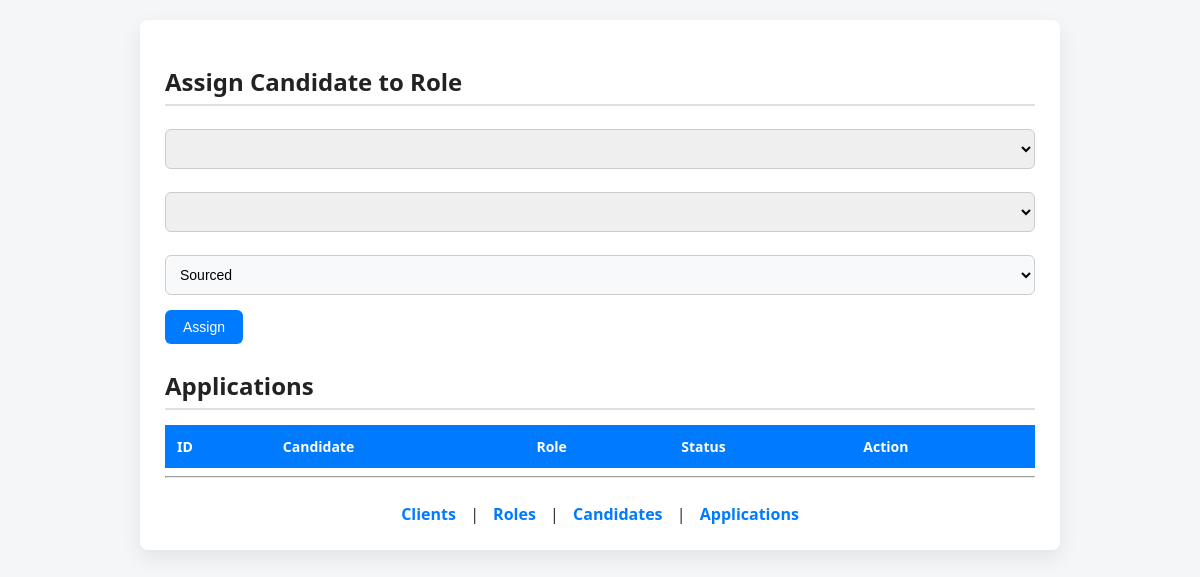
The app's page /applications, older data.
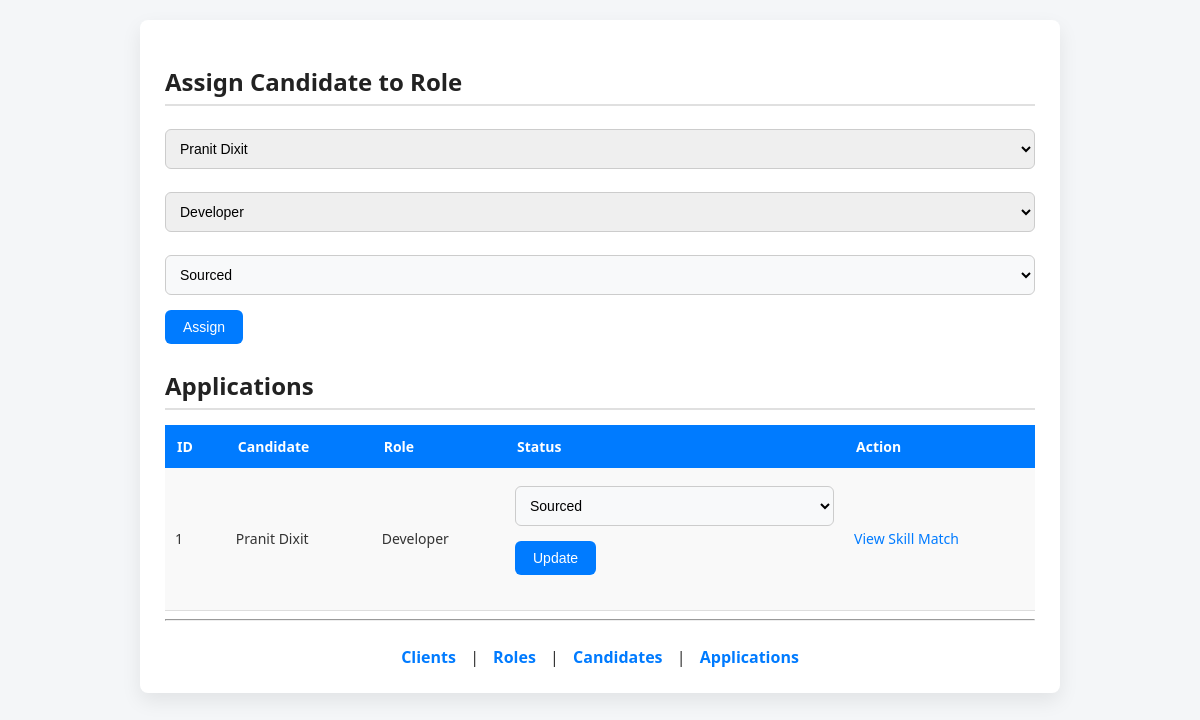
The same page, newer data.
### tables this page shows
CREATE TABLE Application (
    application_id INTEGER PRIMARY KEY AUTOINCREMENT,
    candidate_id INTEGER,
    role_id INTEGER,
    status TEXT,
    UNIQUE(candidate_id, role_id)
);

CREATE TABLE Candidate (
    candidate_id INTEGER PRIMARY KEY AUTOINCREMENT,
    name TEXT COLLATE NOCASE,
    linkedin_url TEXT COLLATE NOCASE,
    skills TEXT,
    experience_years INTEGER,
    resume_file_path TEXT,
    UNIQUE(name, linkedin_url)
);

CREATE TABLE Role (
    role_id INTEGER PRIMARY KEY AUTOINCREMENT,
    client_id INTEGER,
    title TEXT COLLATE NOCASE,
    jd_text TEXT,
    jd_file_path TEXT,
    status TEXT,
    FOREIGN KEY (client_id) REFERENCES Client(client_id),
    UNIQUE(client_id, title)
);

### app.py (the view, shortened to what this page needs)
@app.route("/applications", methods=["GET", "POST"])
def applications():
    db = get_db()
    cur = db.cursor()
    applications = cur.execute("""
        SELECT Application.application_id,
               Candidate.name,
               Role.title,
               Application.status
        FROM Application
        JOIN Candidate ON Application.candidate_id = Candidate.candidate_id
        JOIN Role ON Application.role_id = Role.role_id
    """).fetchall()
    candidates = cur.execute("SELECT * FROM Candidate").fetchall()
    roles = cur.execute("SELECT * FROM Role").fetchall()
    db.close()
    return render_template(
        "applications.html",
        applications=applications,
        candidates=candidates,
        roles=roles
    )

### app.py (called while the page is built)
def get_db():
    return sqlite3.connect("database.db")

### templates/applications.html (shortened to what this page needs)
<!DOCTYPE html>
<html>
  <head>
    <link rel="stylesheet" href="{{ url_for('static', filename='style.css') }}">
  </head>
  <body>
    <div class="container">
      <h2>Assign Candidate to Role</h2>
      <form method="post">
        <select name="candidate_id" required>
          {% for c in candidates %}
          <option value="{{ c[0] }}">{{ c[1] }}</option>
          {% endfor %}
        </select>
        <select name="role_id" required>
          {% for r in roles %}
          <option value="{{ r[0] }}">{{ r[2] }}</option>
          {% endfor %}
        </select>
        <select name="status" required>
          <option selected>Sourced</option>
        </select>
        <button type="submit">Assign</button>
      </form>
      <h2>Applications</h2>
      <table>
        <tr>
          <th>ID</th>
          <th>Candidate</th>
          <th>Role</th>
          <th>Status</th>
          <th>Action</th>
        </tr>
        {% for a in applications %}
        <tr>
          <td>{{ a[0] }}</td>
          <td>{{ a[1] }}</td>
          <td>{{ a[2] }}</td>
          <td>
            <form method="post" action="/update_status/{{ a[0] }}">
              <select name="status">
                <option {{ 'selected' if a[3]=='Sourced' else '' }}>Sourced</option>
              </select>
              <button type="submit">Update</button>
            </form>
          </td>
          <td>
            <a href="/skill_match/{{ a[0] }}">View Skill Match</a>
          </td>
        </tr>
        {% endfor %}
      </table>
      <hr>
      <div class="nav">
        <a href="/clients">Clients</a> |
        <a href="/roles">Roles</a> |
        <a href="/candidates">Candidates</a> |
        <a href="/applications">Applications</a>
      </div>
    </div>
  </body>
</html>

Row changes from the older to the newer data that the page shows:
added Application: application_id "1", name "Pranit Dixit", title "Developer"
Text that changed along with them:
form field candidate_id: (not shown) → "Pranit Dixit"
form field role_id: (not shown) → "Developer"
